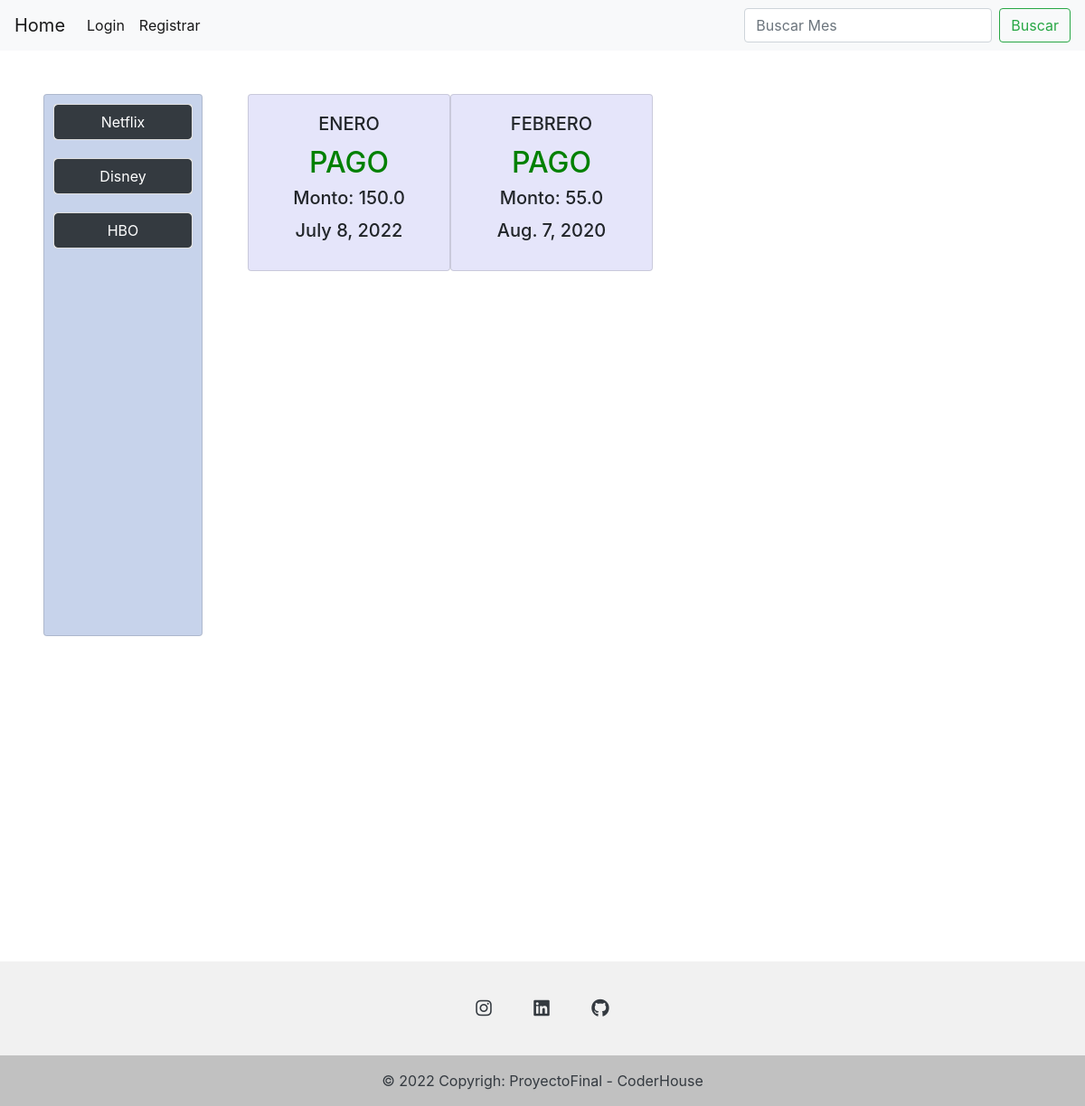
/usuarios/ver-pagos/, run on the app's committed database.
### Servicios/models.py (models this page shows, shortened)
class Servicios(models.Model):
    servicio = models.CharField(max_length=40)
    precio = models.FloatField()
    descripcion =  models.CharField(max_length=40)
    habilitar = models.BooleanField(default=False)
    class Meta:
        verbose_name = 'Servicio'
        verbose_name_plural = 'Servicios'

class Meses(models.Model):
    nombre = models.CharField(max_length=40,null=True,blank=True)
    precio=models.FloatField()
    pagado=models.BooleanField(default=False)
    fecha= models.DateField (auto_now=False)
    class Meta:
        verbose_name = 'Mes'
        verbose_name_plural = 'Meses'

### Servicios/views.py (the view)
# urls.py: path('ver-pagos/', ver_pagos, name='buscar-mes'),
def ver_pagos(request):
    data=Meses.objects.all()
    data2=Servicios.objects.all()
    context={"meses": data, "servicios": data2}
    return render(request, 'ver-pagos.html', context=context)

### templates/ver-pagos.html (shortened to what this page needs)
{% extends "login.html" %}
{% block body %}
    <div class="container text-center m-5" style="height: 800px">
        <div class="row" style="height: 600px">
            <div class="card" style="width: 11rem;background-color:rgba(36, 85, 175, 0.253) ; ">
                {% for servicio in servicios %}
                <div class="card" style="margin: 10px;">
                    <a href="/usuarios/info-mes/{{servicio.servicio}}" type="button"
                        class="btn btn-dark">{{servicio.servicio}}</a>
                </div>
                {% endfor %}
            </div>
            <div class="col-10">
                <div class="row">
                    <div style="margin-left: 50px;" class="row" style="height: 800px;">
                        {% for mes in meses %}
                        {% if mes.pagado %}
                        <div class="card" style="width: 14rem;background-color:rgba(38, 41, 209, 0.116) ; ">
                            <div class="card-body">
                                <h5 class="card-title">{{mes.nombre}}</h5>
                                <h2 style="color: green">PAGO</h2>
                                <h5 class="card-title">Monto: {{mes.precio}}</h5>
                                <h5 class="card-title">{{mes.fecha}}</h5>
                                {% endif %}
                            </div>
                        </div>
                        {% endfor %}
</body>
{% endblock %}

### data on the page
Servicios: servicio "Netflix"
Servicios: servicio "Disney"
Servicios: servicio "HBO"
Meses: nombre "ENERO", precio "150.0", fecha "July 8, 2022"
Meses: nombre "FEBRERO", precio "55.0", fecha "Aug. 7, 2020"
